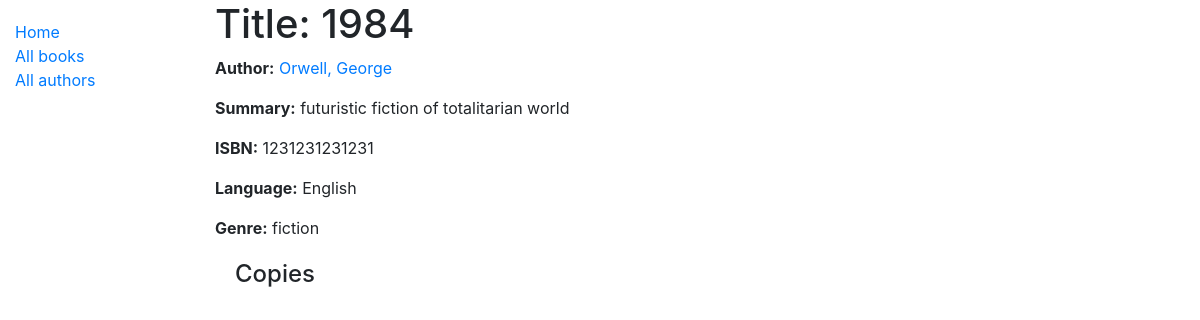
The app's page /catalog/book/1, older data.
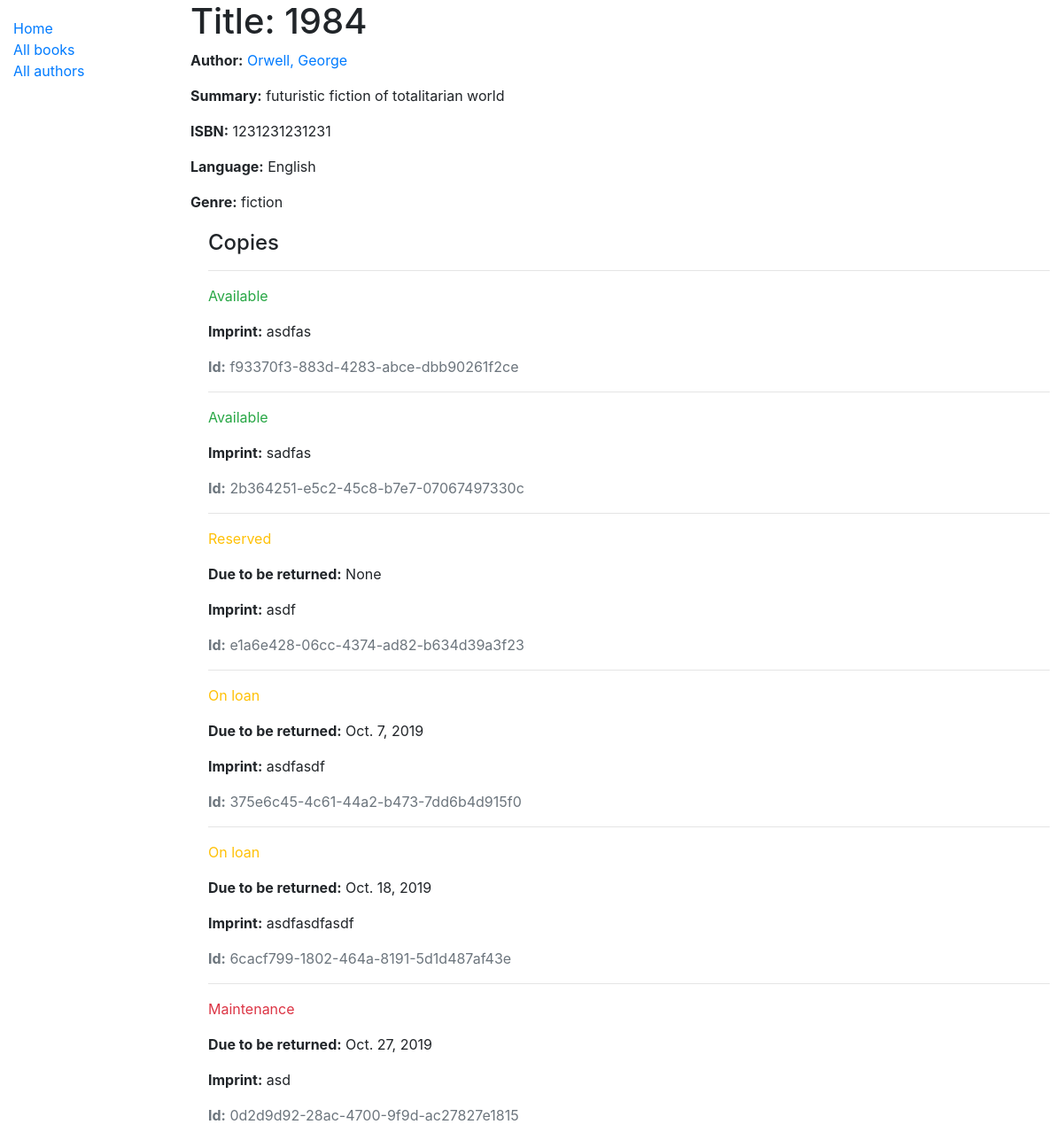
The same page, newer data.
### catalog/models.py (models this page shows, shortened)
class Book(models.Model):
    title = models.CharField(max_length=200)
    author = models.ForeignKey("Author", on_delete=models.SET_NULL, null=True)
    summary = models.TextField(
        max_length=1000, help_text="Enter a brief description of the book"
    )
    isbn = models.CharField(
        "ISBN",
        max_length=13,
        help_text="""
        13 Character
        <a href="https://www.isbn-international.org/content/what-isbn">
        ISBN number</a>""",
    )
    genre = models.ManyToManyField(Genre, help_text="Select a genre for this book")
    language = models.ForeignKey("Language", on_delete=models.SET_NULL, null=True)

class Author(models.Model):
    first_name = models.CharField(max_length=100)
    last_name = models.CharField(max_length=100)
    date_of_birth = models.DateField(null=True, blank=True)
    date_of_death = models.DateField("Died", null=True, blank=True)
    class Meta:
        ordering = ["last_name", "first_name"]
    def get_absolute_url(self):
        return reverse("author-detail", args=[str(self.id)])
    def __str__(self):
        return f"{self.last_name}, {self.first_name}"

class Language(models.Model):
    name = models.CharField(max_length=200, help_text="Enter a book Language")
    def __str__(self):
        return self.name

class Genre(models.Model):
    name = models.CharField(
        max_length=200, help_text="Enter a book genre (e.g. Science Fiction)"
    )
    def __str__(self):
        return self.name

class BookInstance(models.Model):
    id = models.UUIDField(
        primary_key=True,
        default=uuid.uuid4,
        help_text="Unique ID for this particular book across whole library",
    )
    book = models.ForeignKey(Book, on_delete=models.SET_NULL, null=True)
    imprint = models.CharField(max_length=200)
    due_back = models.DateField(null=True, blank=True)
    LOAN_STATUS = (
        ("m", "Maintenance"),
        ("o", "On loan"),
        ("a", "Available"),
        ("r", "Reserved"),
    )
    status = models.CharField(
        max_length=1,
        choices=LOAN_STATUS,
        blank=True,
        default="m",
        help_text="Book availability",
    )
    class Meta:
        ordering = ["due_back"]

### catalog/views.py (the view)
# urls.py: path('book/<int:pk>', views.BookDetailView.as_view(), name='book-detail'),
class BookDetailView(generic.DetailView):
	model = Book

### catalog/templates/catalog/book_detail.html
{% extends "base_generic.html" %}
{% block content %}
  <h1>Title: {{ book.title }}</h1>
  <p><strong>Author:</strong> <a href="{{ book.author.get_absolute_url }}">{{ book.author }}</a></p>
  <p><strong>Summary:</strong> {{ book.summary }}</p>
  <p><strong>ISBN:</strong> {{ book.isbn }}</p>
  <p><strong>Language:</strong> {{ book.language }}</p>
  <p><strong>Genre:</strong> {{ book.genre.all|join:", " }}</p>
  <div style="margin-left:20px;margin-top:20px">
    <h4>Copies</h4>
    {% for copy in book.bookinstance_set.all %}
      <hr>
      <p class="{% if copy.status == 'a' %}text-success{% elif copy.status == 'm' %}text-danger{% else %}text-warning{% endif %}">{{ copy.get_status_display }}</p>
      {% if copy.status != 'a' %}
        <p><strong>Due to be returned:</strong> {{copy.due_back}}</p>
      {% endif %}
      <p><strong>Imprint:</strong> {{copy.imprint}}</p>
      <p class="text-muted"><strong>Id:</strong> {{copy.id}}</p>
    {% endfor %}
  </div>
{% endblock %}

### catalog/templates/base_generic.html (shortened to what this page needs)
<!DOCTYPE html>
<html lang="en">
<head>
  <link rel="stylesheet" href="https://stackpath.bootstrapcdn.com/bootstrap/4.1.3/css/bootstrap.min.css">
  {% load static %}
  <link rel="stylesheet" href="{% static 'css/style.css' %}">
</head>
<body>
  <div class="container-fluid">
    <div class="row">
      <div class="col-sm-2">
      {% block sidebar %}
        <ul class="sidebar-nav">
          <li><a href="{% url 'index' %}">Home</a></li>
          <li><a href="{% url 'books' %}">All books</a></li>
          <li><a href="">All authors</a></li>
        </ul>
     {% endblock %}
      </div>
      <div class="col-sm-10 ">
      {% block content %}{% endblock %}
      </div>
    </div>
  </div>
</body>

### catalog/static/css/style.css (style rules this page uses)
.sidebar-nav { margin-top: 20px; padding: 0; list-style: none; }

Row changes from the older to the newer data that the page shows:
added BookInstance: status "Available", imprint "asdfas", id "f93370f3-883d-4283-abce-dbb90261f2ce"
added BookInstance: status "Available", imprint "sadfas", id "2b364251-e5c2-45c8-b7e7-07067497330c"
added BookInstance: status "Reserved", due_back "None", imprint "asdf", id "e1a6e428-06cc-4374-ad82-b634d39a3f23"
added BookInstance: status "On loan", due_back "Oct. 7, 2019", imprint "asdfasdf", id "375e6c45-4c61-44a2-b473-7dd6b4d915f0"
added BookInstance: status "On loan", due_back "Oct. 18, 2019", imprint "asdfasdfasdf", id "6cacf799-1802-464a-8191-5d1d487af43e"
added BookInstance: status "Maintenance", due_back "Oct. 27, 2019", imprint "asd", id "0d2d9d92-28ac-4700-9f9d-ac27827e1815"
